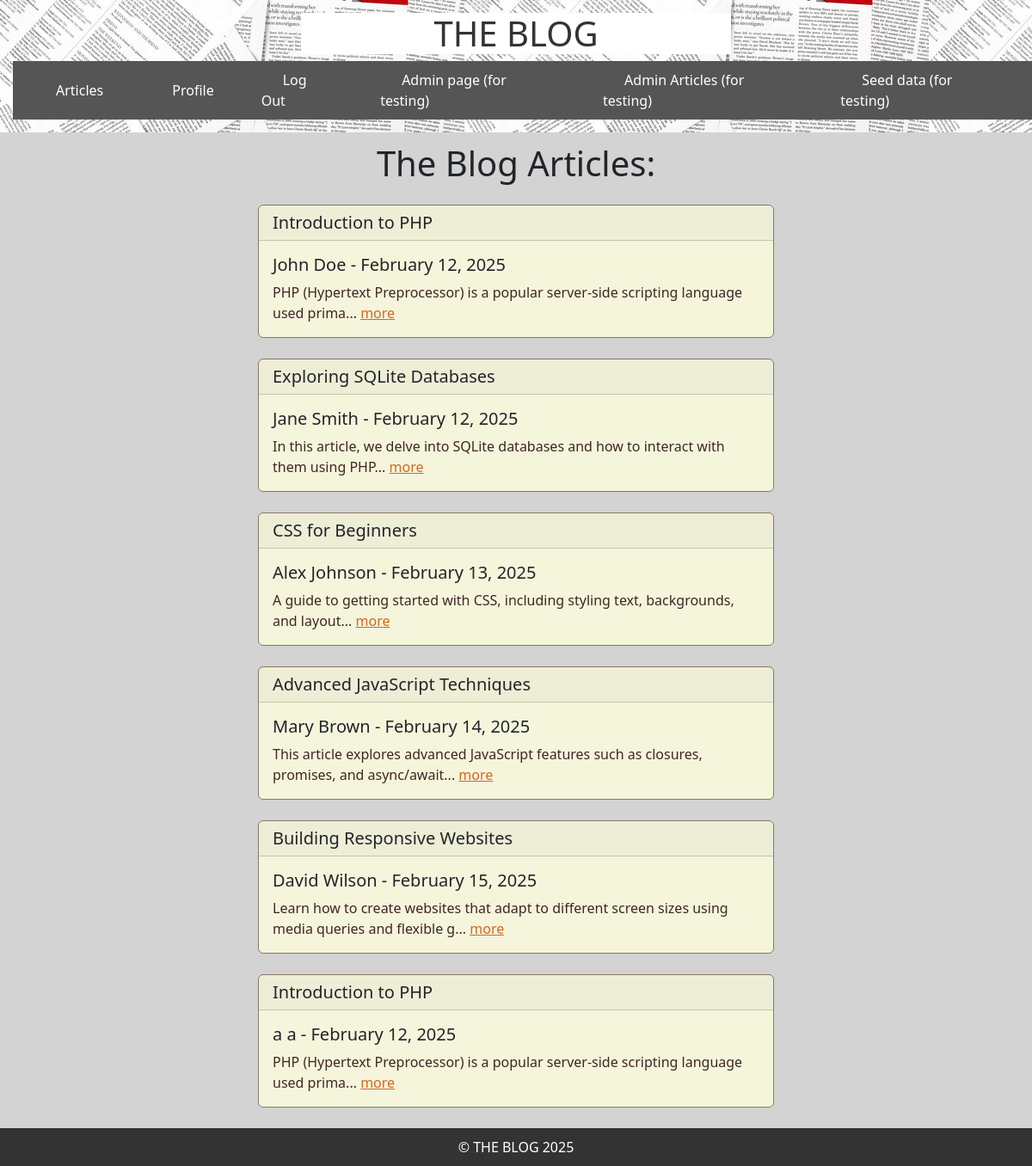
The app's page / (signed in), older data.
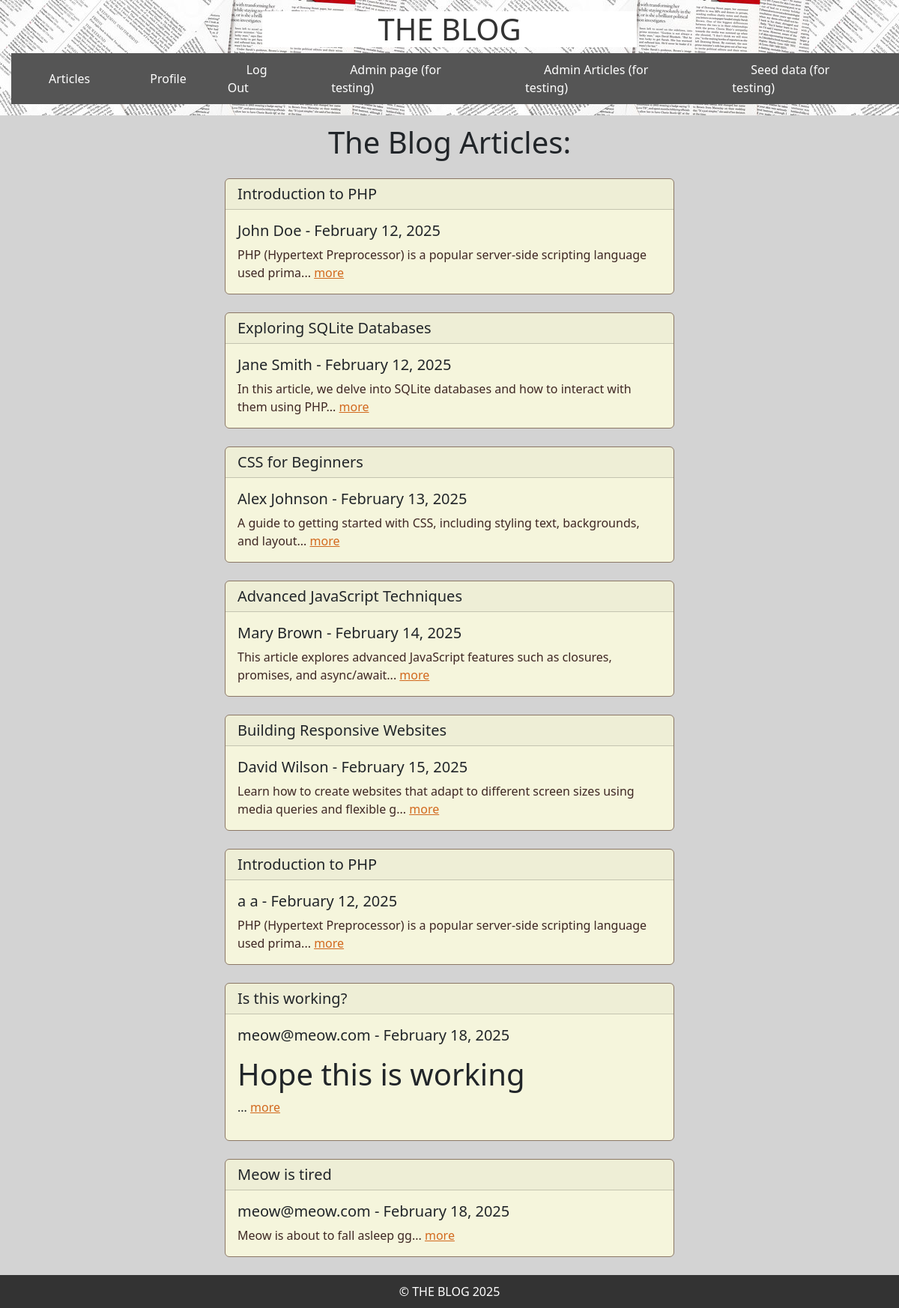
The same page, newer data.
### tables this page shows
CREATE TABLE Article
    (
        ArticleId Integer PRIMARY KEY,
        Title VARCHAR(255) NOT NULL,
        Body Text NOT NULL,
        CreateDate DATE NOT NULL,
        StartDate DATE NOT NULL,
        EndDate DATE NOT NULL,
        ContributorUsername VARCHAR(50) NOT NULL,
        FOREIGN KEY (ContributorUsername) REFERENCES Users(Username)
    );

### index.php (the view, shortened to what this page needs)
<?php
    include('templates/header.php');
    $db = getDatabase();
    $dbQuery = "SELECT Title, Body, StartDate, EndDate, ContributorUsername, ArticleId FROM Article";
    $result = $db->query($dbQuery);
    echo '<body id="back">';
    echo '<div>
    <h1 id="mainText">The Blog Articles:</h1>
    ';
    while($data = $result->fetchArray()){
        $date = date_create($data[2]);
        $date = date_format($date, ("F d, Y"));
        $str = substr($data[1], 0, 100);
        echo "
            <div class='card' id='theCards'>
                <h5 class='card-header'>{$data[0]}</h5>
                <div class='card-body'>
                    <h5 class='card-title'>{$data[4]}  -  {$date}</h5>
                    <p class='card-text' id='cardText'>{$str}... <a href='/article.php?id={$data[5]}' id='cardButton'>more</a></p>
                </div>
            </div>
        ";
    }
    echo '
    </div>
    </body>';
    include('templates/footer.php');
?>

Row changes from the older to the newer data that the page shows:
added article: Title "Is this working?", ContributorUsername "meow@meow.com", StartDate "February 18, 2025", Body "Hope this is working"
added article: Title "Meow is tired", ContributorUsername "meow@meow.com", StartDate "February 18, 2025", Body "Meow is about to fall asleep gg"
